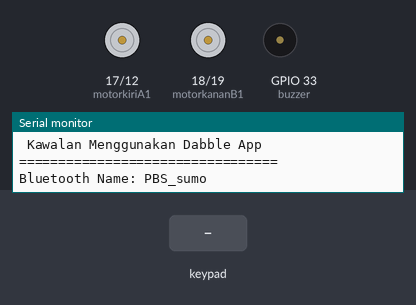
The sketch below on a simulated ESP32. On the bench: motor-driver pin pairs drawn as motors (green arrow = first pin HIGH = forward, orange = second pin HIGH = backward, longer = more drive), buzzer (waves = sounding, pin HIGH), the last lines printed to the serial monitor. The inputs (shaded band) are chosen by the test bench.

Above: at 1.3 s.
1.4 s: key 'U' pressed
At 1.62 s:
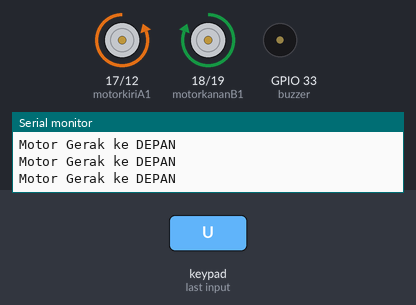
3.3 s: key 'D' pressed
At 3.52 s:
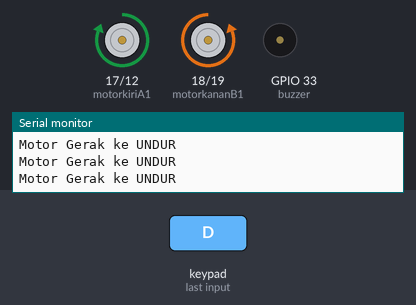
5.2 s: key 'L' pressed
At 5.42 s:
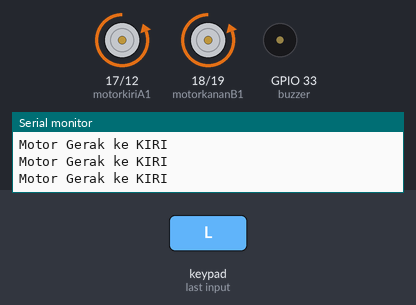
7.1 s: key 'R' pressed
At 7.3 s:
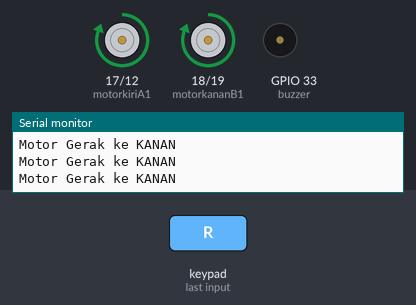
9.0 s: key 'T' pressed
At 9.2 s:
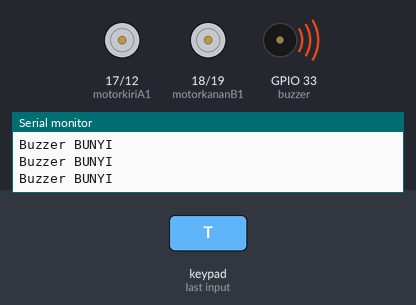
Timing chart, 0 to 11.9 s (numbered marks = the images above; inputs shaded):
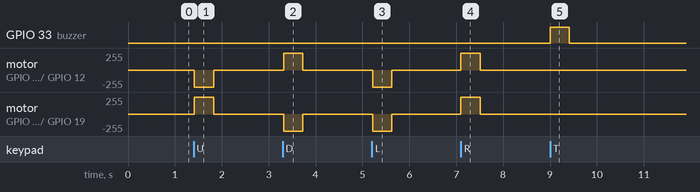

The sketch:

pbs_dabble.ino
```cpp
#define CUSTOM_SETTINGS
#define INCLUDE_GAMEPAD_MODULE

#include <DabbleESP32.h>

// =====================================================
// PIN MOTOR & BUZZER
// =====================================================
const int motorkiriA1  = 17;
const int motorkiriA2  = 12;
const int motorkananB1 = 18;
const int motorkananB2 = 19;
const int buzzer        = 33;

// Nama Bluetooth
const char* nama_bluetooth = "PBS_sumo";


// =====================================================
// SETUP
// =====================================================
void setup()
{
  // Motor KIRI
  pinMode(motorkiriA1, OUTPUT);
  pinMode(motorkiriA2, OUTPUT);

  // Motor KANAN
  pinMode(motorkananB1, OUTPUT);
  pinMode(motorkananB2, OUTPUT);

  // Buzzer
  pinMode(buzzer, OUTPUT);

  // Pastikan semua OFF masa mula
  berhenti();
  digitalWrite(buzzer, LOW);

  // Serial Monitor
  Serial.begin(115200);
  delay(100);

  Serial.println("=================================");
  Serial.println(" Sistem Robot Mula");
  Serial.println(" Kawalan Menggunakan Dabble App");
  Serial.println("=================================");

  // Bluetooth Dabble
  Dabble.begin(nama_bluetooth);

  Serial.print("Bluetooth Name: ");
  Serial.println(nama_bluetooth);
}


// =====================================================
// LOOP
// =====================================================
void loop()
{
  // WAJIB untuk terima data daripada Dabble App
  Dabble.processInput();


  // ===================================================
  // FORWARD
  // ===================================================
  if (GamePad.isUpPressed())
  {
    depan();
    Serial.println("Motor Gerak ke DEPAN");
  }


  // ===================================================
  // BACKWARD
  // ===================================================
  else if (GamePad.isDownPressed())
  {
    undur();
    Serial.println("Motor Gerak ke UNDUR");
  }


  // ===================================================
  // LEFT
  // ===================================================
  else if (GamePad.isLeftPressed())
  {
    kiri();
    Serial.println("Motor Gerak ke KIRI");
  }


  // ===================================================
  // RIGHT
  // ===================================================
  else if (GamePad.isRightPressed())
  {
    kanan();
    Serial.println("Motor Gerak ke KANAN");
  }


  // ===================================================
  // STOP
  // ===================================================
  else
  {
    berhenti();
  }


  // ===================================================
  // BUZZER
  // Triangle button = buzzer ON
  // Lepas button = buzzer OFF
  // ===================================================
  if (GamePad.isTrianglePressed())
  {
    digitalWrite(buzzer, HIGH);
    Serial.println("Buzzer BUNYI");
  }
  else
  {
    digitalWrite(buzzer, LOW);
  }

  delay(20);
}


// =====================================================
// FUNCTION MOTOR DEPAN
// =====================================================
void depan()
{
  // Motor kiri
  digitalWrite(motorkiriA1, LOW);
  digitalWrite(motorkiriA2, HIGH);

  // Motor kanan
  digitalWrite(motorkananB1, HIGH);
  digitalWrite(motorkananB2, LOW);
}


// =====================================================
// FUNCTION MOTOR UNDUR
// =====================================================
void undur()
{
  // Motor kiri
  digitalWrite(motorkiriA1, HIGH);
  digitalWrite(motorkiriA2, LOW);

  // Motor kanan
  digitalWrite(motorkananB1, LOW);
  digitalWrite(motorkananB2, HIGH);
}


// =====================================================
// FUNCTION MOTOR KIRI
// =====================================================
void kiri()
{
  // Motor kiri undur
  digitalWrite(motorkiriA1, LOW);
  digitalWrite(motorkiriA2, HIGH);

  // Motor kanan undur / opposite direction
  digitalWrite(motorkananB1, LOW);
  digitalWrite(motorkananB2, HIGH);
}


// =====================================================
// FUNCTION MOTOR KANAN
// =====================================================
void kanan()
{
  // Motor kiri
  digitalWrite(motorkiriA1, HIGH);
  digitalWrite(motorkiriA2, LOW);

  // Motor kanan
  digitalWrite(motorkananB1, HIGH);
  digitalWrite(motorkananB2, LOW);
}


// =====================================================
// FUNCTION STOP
// =====================================================
void berhenti()
{
  digitalWrite(motorkiriA1, LOW);
  digitalWrite(motorkiriA2, LOW);

  digitalWrite(motorkananB1, LOW);
  digitalWrite(motorkananB2, LOW);
}
```

Measured:
- after the input at 1.4 s, motor on GPIO 17 (motorkiriA1) / GPIO 12 (motorkiriA2): stopped → backward 255/255 at once, → stopped 0.41 s later; motor on GPIO 18 (motorkananB1) / GPIO 19 (motorkananB2): stopped → forward 255/255 at once, → stopped 0.41 s later
- after the input at 3.3 s, motor on GPIO 17 (motorkiriA1) / GPIO 12 (motorkiriA2): stopped → forward 255/255 at once, → stopped 0.41 s later; motor on GPIO 18 (motorkananB1) / GPIO 19 (motorkananB2): stopped → backward 255/255 at once, → stopped 0.41 s later
- after the input at 5.2 s, motor on GPIO 17 (motorkiriA1) / GPIO 12 (motorkiriA2), motor on GPIO 18 (motorkananB1) / GPIO 19 (motorkananB2): stopped → backward 255/255 at once, → stopped 0.41 s later
- after the input at 7.1 s, motor on GPIO 17 (motorkiriA1) / GPIO 12 (motorkiriA2), motor on GPIO 18 (motorkananB1) / GPIO 19 (motorkananB2): stopped → forward 255/255 at once, → stopped 0.41 s later
- after the input at 9.0 s, GPIO 33 (buzzer): LOW → HIGH at once, → LOW 0.41 s later
